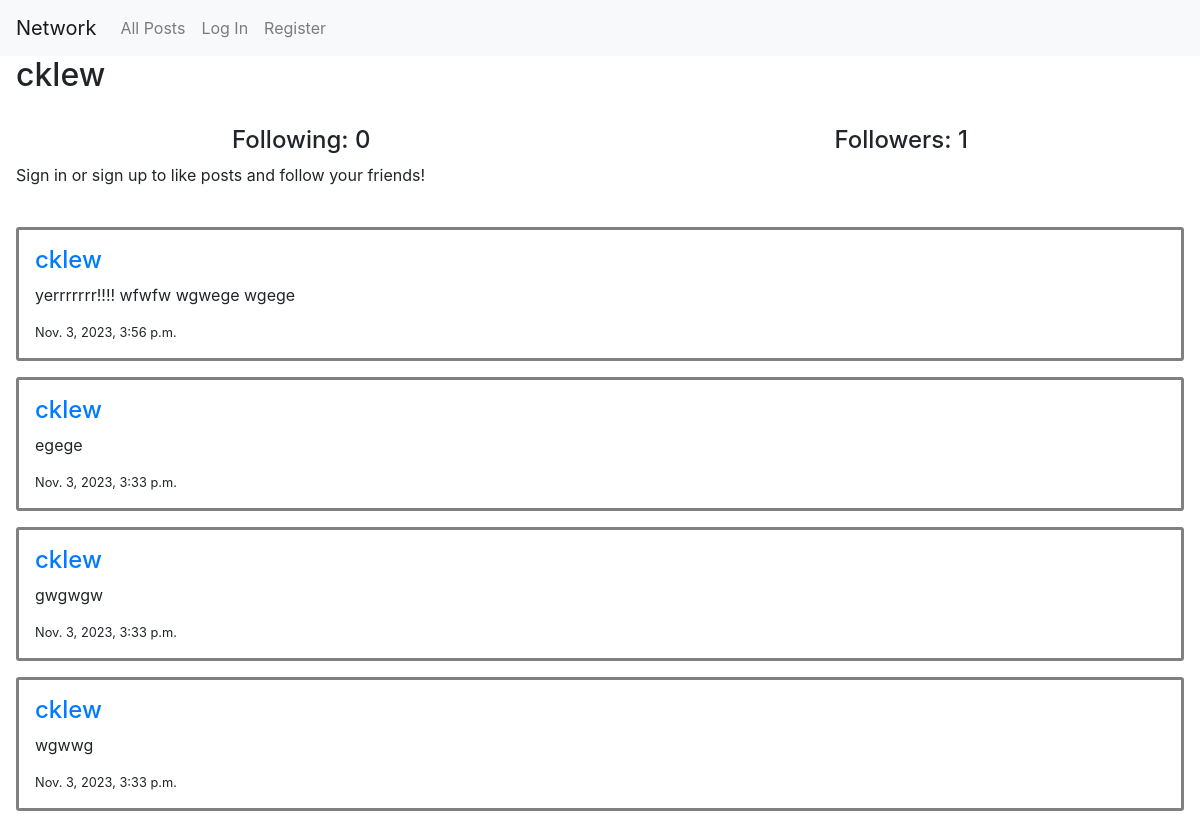
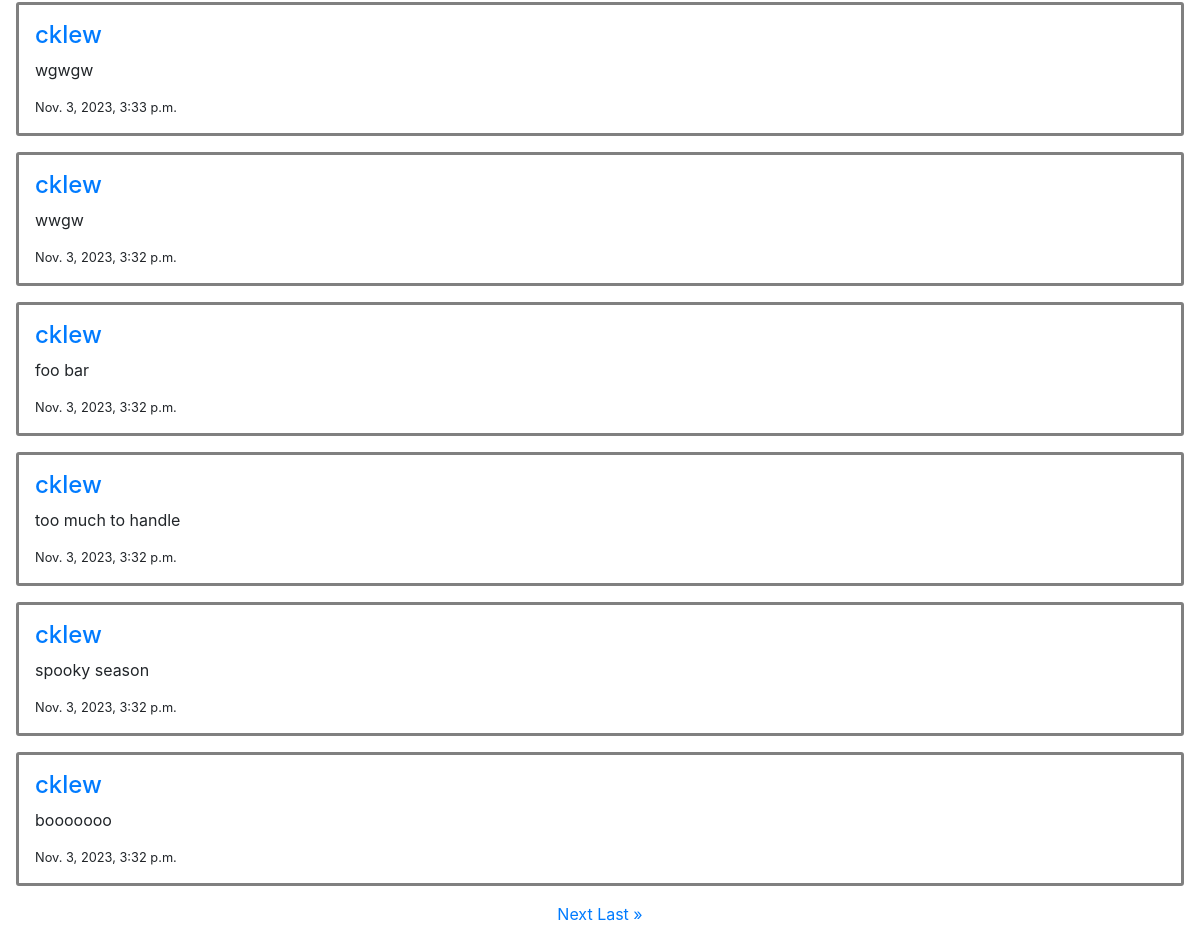
Before: /profile/cklew with the older database file (2 pictures, top to bottom).
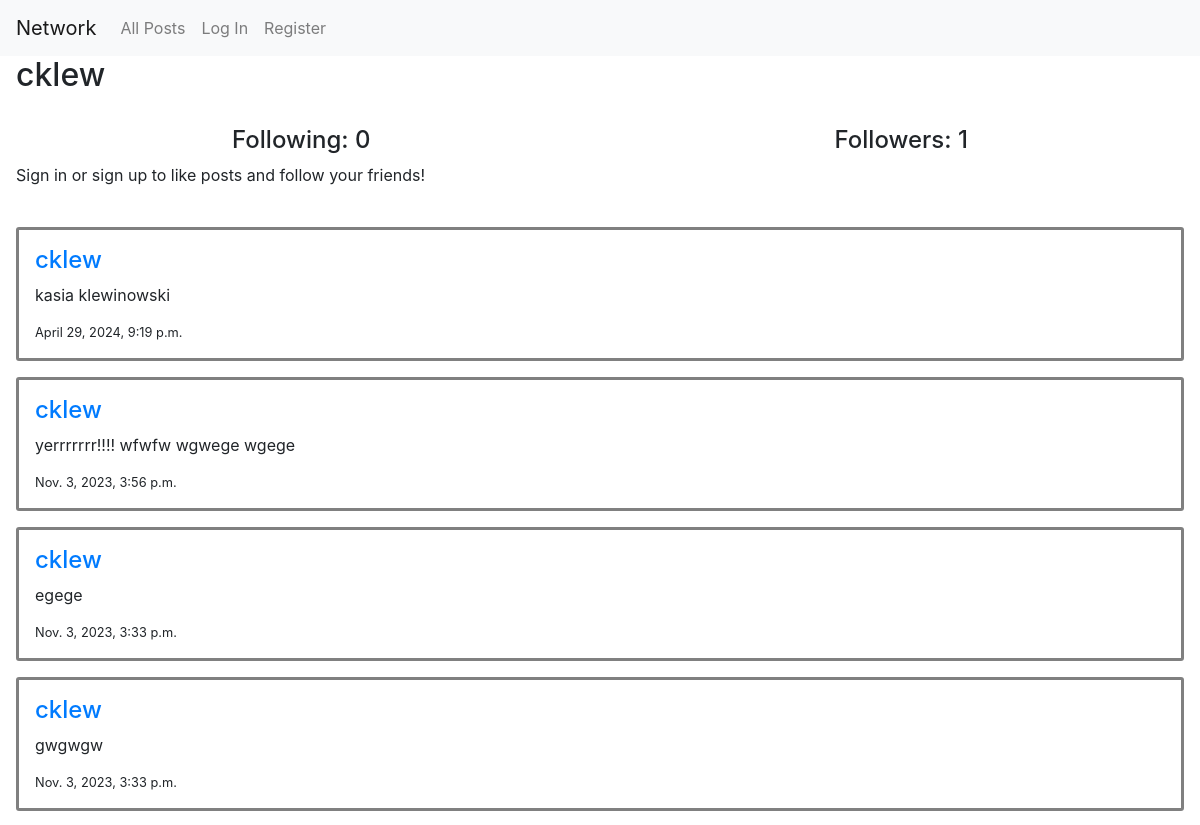
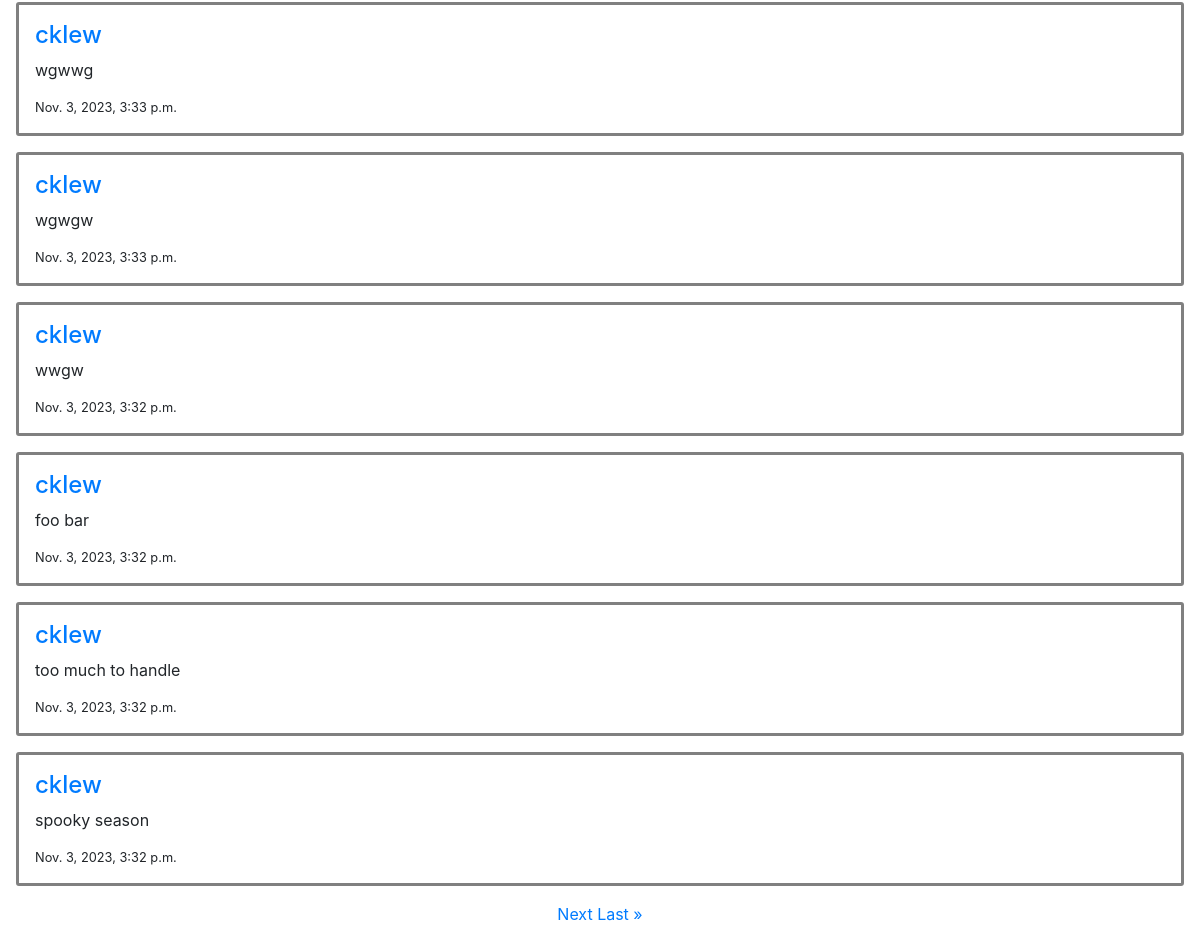
After: the same page with the newer database file (2 pictures, top to bottom).
### network/models.py (models this page shows, shortened)
class User(AbstractUser):
    pass

class Post(models.Model):
    text = models.CharField(max_length=240, blank=False)
    poster = models.ForeignKey(User, on_delete=models.CASCADE)
    created = models.DateTimeField(auto_now_add=True)
    updated = models.DateTimeField(auto_now=True, blank=True)

### network/views.py (the view)
# urls.py: path("profile/<str:post_poster>", views.profile, name="profile"),
def profile(request, post_poster):
    poster = User.objects.get(username=post_poster)
    profile_posts = Post.objects.filter(poster=poster).order_by('-created').all()
    following = Following.objects.filter(user_following=poster)
    followers =Following.objects.filter(user_followed=poster)
    posts = Paginator(profile_posts, 10)
    page_number = request.GET.get("page")
    page_obj = posts.get_page(page_number)
    return render(request, "network/profile.html",{
        "profile":poster,
        "page_obj": page_obj,
        "following":following,
        "followers":followers
    })

### network/templates/network/profile.html (shortened to what this page needs)
{% extends "network/layout.html" %}
{% block body %}
    <h2 class="mx-3">{{ profile.username }}</h2>
    <br>
    <div class="d-flex justify-content-around ">
        <h4>Following: {{ following.count }}</h4>
        <h4>Followers:  {{ followers.count }}</h4>
    </div>
    {%if user.is_authenticated%}
    {%if post.poster == user %}
    {%else%}
    <button type="submit"class=" ml-3 btn btn-primary" id="follow" value= {{ profile.username }}>Follow</button>
    {% endif %}
    {%else%}
    <div class = "ml-3">Sign in or sign up to like posts and follow your friends!</div>
    {%endif%}
    <br>
    {% for post in page_obj %}
    <div class="mx-3 my-3 d-flex flex-column post">
        <a href="{% url 'profile' post.poster %}"><h4>{{ post.poster }}</h4></a>
        <p id ="content_{{ post.id }}">{{ post.text }}</p>
        <small>{{ post.created }}</small>
    </div>
 {% endfor %}
    <div class="pagination d-flex justify-content-center my-2">
        <span class="step-links">
            {% if page_obj.has_next %}
                <a href="?page={{ page_obj.next_page_number }}">Next</a>
                <a href="?page={{ page_obj.paginator.num_pages }}">Last &raquo;</a>
        {% endif %}
        </span>
    </div>
{% endblock %}

### network/templates/network/layout.html (shortened to what this page needs)
{% load static %}
<!DOCTYPE html>
<html lang="en">
    <head>
        <link rel="stylesheet" href="https://stackpath.bootstrapcdn.com/bootstrap/4.4.1/css/bootstrap.min.css">
        <link href="{% static 'network/styles.css' %}" rel="stylesheet">
    </head>
    <body>
        <nav class="navbar navbar-expand-lg navbar-light bg-light">
            <a class="navbar-brand" href="#">Network</a>
            <div>
              <ul class="navbar-nav mr-auto">
                <li class="nav-item">
                  <a class="nav-link" href="{% url 'index' %}">All Posts</a>
                </li>
                {% if user.is_authenticated %}
                    <li class="nav-item">
                        <a class="nav-link" href="#">Following</a>
                    </li>
                    <li class="nav-item">
                        <a class="nav-link" href="{% url 'logout' %}">Log Out</a>
                    </li>
                {% else %}
                    <li class="nav-item">
                        <a class="nav-link" href="{% url 'login' %}">Log In</a>
                    </li>
                    <li class="nav-item">
                        <a class="nav-link" href="{% url 'register' %}">Register</a>
                    </li>
                {% endif %}
              </ul>
            </div>
          </nav>
        <div class="body">
            {% block body %}
            {% endblock %}
        </div>
    </body>
</html>

### network/static/network/styles.css (style rules this page uses)
div.post { border-style: solid; border-color: gray; border-radius: 3px; padding: 1rem; }

Changed rows visible on the page:
no longer on this page (row unchanged): Post: poster "cklew", text "booooooo", created "Nov. 3, 2023, 3:32 p.m."
added Post: poster "cklew", text "kasia klewinowski", created "April 29, 2024, 9:19 p.m."
